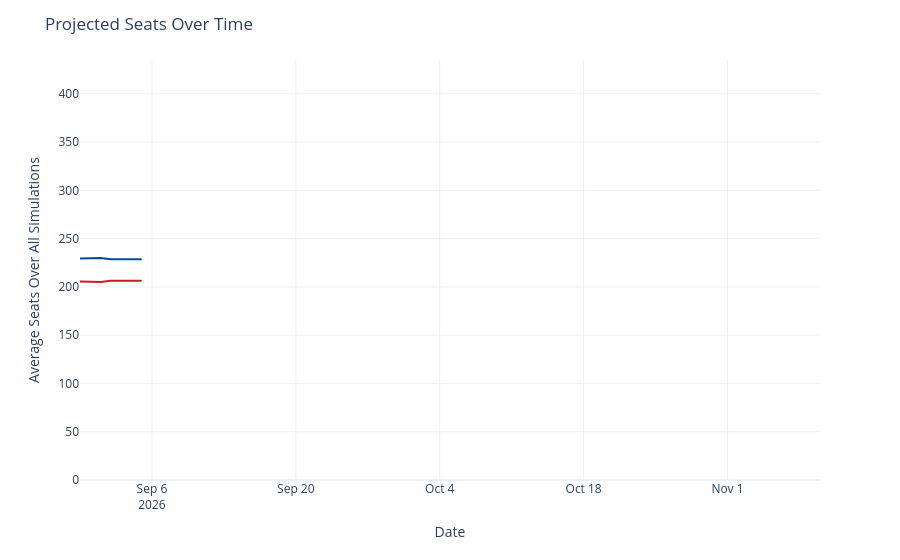

Source (notebook cell):
### Code cell
seats_over_time = output_ts[(output_ts['geo'] == 'US House') &
                             (output_ts['type'] == 'seats')]
seats_over_time['rep_seats'] = seats_over_time['y'].map(lambda x: 435 - x)
seats_over_time = seats_over_time.rename({'y': 'Democrats', 'rep_seats': 'Republicans'}, axis=1)
seats_time_ser = px.line(seats_over_time, x='date', y=['Democrats', 'Republicans'], template='plotly_white',
                        color_discrete_map={'Democrats': '#004b97', 'Republicans': '#c71e1d'},)
seats_time_ser.update_traces(hovertemplate="%{y:.1f}")
seats_time_ser.update_layout(
    xaxis=dict(range=[pd.to_datetime('2026-08-30'), pd.to_datetime('2026-11-10')]),
    yaxis=dict(range=[0, 435]),
    xaxis_title='Date',
    yaxis_title='Average Seats Over All Simulations',
    title=dict(text="Projected Seats Over Time"),
    hovermode="x",
    showlegend=False
)
seats_time_ser

### Figure 1 — Plotly figure (JSON) as saved in the notebook; plotly's stock layout.template omitted (floating-point values rounded to 4 significant figures)
{"data": [{"hovertemplate": "%{y:.1f}", "legendgroup": "Democrats", "line": {"color": "#004b97", "dash": "solid"}, "marker": {"symbol": "circle"}, "mode": "lines", "name": "Democrats", "orientation": "v", "showlegend": true, "type": "scatter", "x": ["2026-08-30", "2026-08-31", "2026-09-01", "2026-09-02", "2026-09-03", "2026-09-04", "2026-09-05"], "xaxis": "x", "y": [229.4, 230.0, 230.0, 228.5, 228.5, 228.7, 228.7], "yaxis": "y"}, {"hovertemplate": "%{y:.1f}", "legendgroup": "Republicans", "line": {"color": "#c71e1d", "dash": "solid"}, "marker": {"symbol": "circle"}, "mode": "lines", "name": "Republicans", "orientation": "v", "showlegend": true, "type": "scatter", "x": ["2026-08-30", "2026-08-31", "2026-09-01", "2026-09-02", "2026-09-03", "2026-09-04", "2026-09-05"], "xaxis": "x", "y": [205.6, 205.0, 205.0, 206.5, 206.5, 206.3, 206.3], "yaxis": "y"}], "layout": {"hovermode": "x", "legend": {"title": {"text": "variable"}, "tracegroupgap": 0}, "margin": {"t": 60}, "showlegend": false, "title": {"text": "Projected Seats Over Time"}, "xaxis": {"anchor": "y", "domain": [0, 1], "range": ["2026-08-30T00:00:00", "2026-11-10T00:00:00"], "title": {"text": "Date"}}, "yaxis": {"anchor": "x", "domain": [0, 1], "range": [0, 435], "title": {"text": "Average Seats Over All Simulations"}}}}
